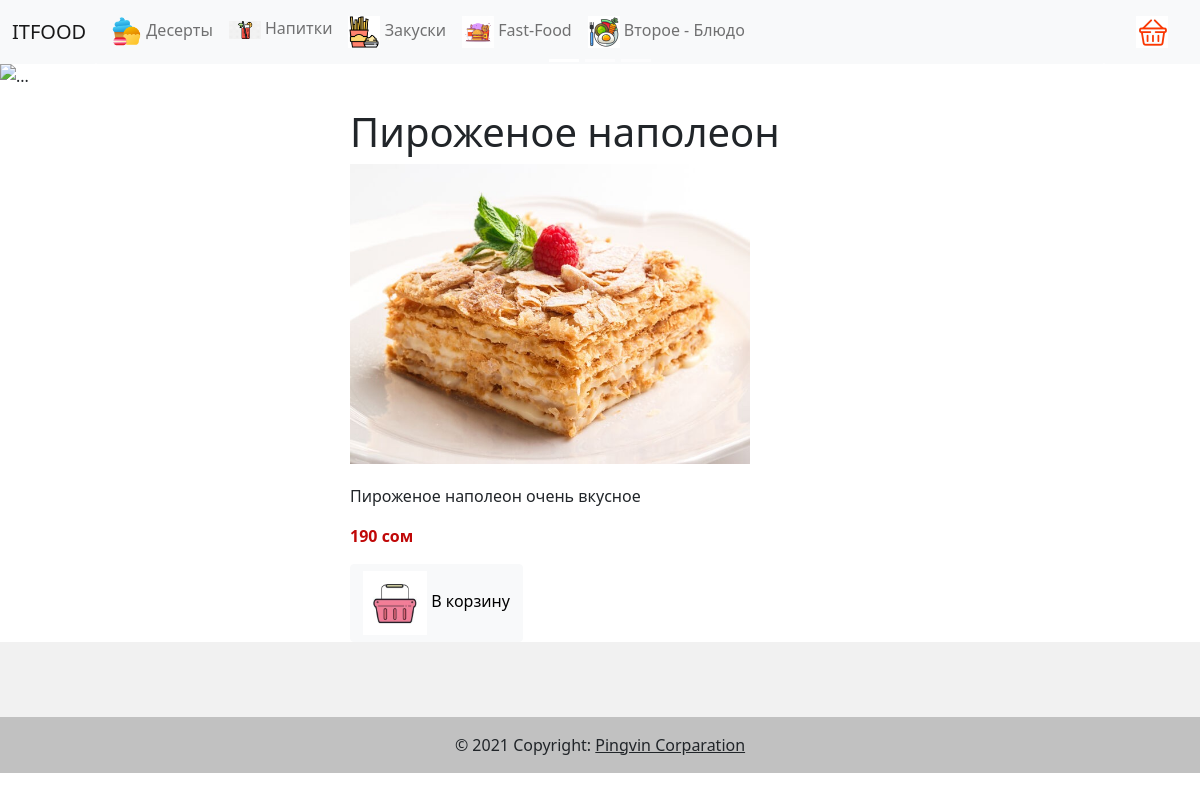
The app's page /eda/detail/3 with its own data.
### appfood/models.py (models this page shows, shortened)
class FoodCategory(models.Model):
    name = models.CharField(max_length=255)
    image = models.ImageField(
        upload_to='foot_categoty/images'
    )
    desc = models.TextField()
    class Meta:
        db_table = 'foods_categories'

class Food(models.Model):
    name = models.CharField(max_length=255)
    image = models.ImageField(
        upload_to='foot_categoty/images'
    )
    desc = models.TextField()
    food_category = models.ForeignKey(
        FoodCategory,
        db_column='food_category_id', on_delete=CASCADE
    )
    food_cost = models.DecimalField(max_digits=9, decimal_places=4)
    sale_price = models.DecimalField(max_digits=9, decimal_places=4)
    makrup = models.FloatField()
    class Meta:
        db_table = 'foods'

### appfood/views.py (the view)
# urls.py: path('eda/detail/<int:food_id>', views.food_detail_view),
def food_detail_view(request, food_id):
    food = Food.objects.get(id = food_id)
    foodCategories = FoodCategory.objects.all()
    return render(request,
        'food_detail.html',
        {
            'food': food,
            'foodCategories': foodCategories
        }
    )

### appfood/templates/food_detail.html
{% extends 'main-layout.html' %}
{% block content %}
    <div class="food-detail-container">
        <div class="food-detail-center">
            <h1>{{ food.name }}</h1>
            <img src="{{ food.image.url }}" style="height: 300px;">
            <p class="food-detail-desc">
                {{ food.desc }}
            </p>
            <p>
                <span class="food-sale-price">
                    {{ food.sale_price|floatformat }} сом
                </span>
            </p>
            <div>
                <a href="#" class="btn btn-light">
                    <img src="/static/images/basket_food.jpg" width="64">
                    В корзину
                </a>
            </div>
        </div>
    </div>
{% endblock %}

### appfood/templates/header.html (shortened to what this page needs)
<nav class="navbar navbar-expand-lg navbar-light bg-light">
    <div class="container-fluid">
      <a class="navbar-brand" href="/">ITFOOD</a>
      <div class="collapse navbar-collapse">
        <ul class="navbar-nav">
          {% for foodCategory in foodCategories %}
          <li class="nav-item">
            <a class="nav-link" href="/eda/category/{{foodCategory.id }}">
               <img src="{{ foodCategory.image.url }}" width='32'>
              {{ foodCategory.name }}
            </a>
          </li>
          {% endfor %}
        </ul>
      </div>
      <div class="d-flex">
        <a href="/eda/card/view" class="mr-4">
          <img src="/static/images/basket.jpg" width="32">
        </a>
      </div>
    </div>
  </nav>

### appfood/static/css/mystyle.css (style rules this page uses)
.food-sale-price { color: rgb(192, 8, 8); font-weight: bolder; }
.food-detail-container { display: flex; justify-content: center; }
.food-detail-center { width: 500px; }
.food-detail-desc { margin-top: 20px; font-size: 16px; }
.mr-4 { margin-right: 20px; }

### records on screen
FoodCategory: image (picture), name "Десерты"
FoodCategory: image (picture), name "Напитки"
FoodCategory: image (picture), name "Закуски"
FoodCategory: image (picture), name "Fast-Food"
FoodCategory: image (picture), name "Второе - Блюдо"
Food: name "Пироженое наполеон", image (picture), desc "Пироженое наполеон очень вкусное", sale_price "190"
